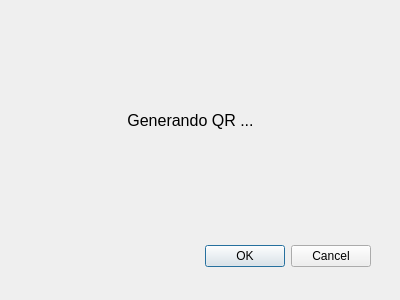
<?xml version="1.0" encoding="UTF-8"?>
<ui version="4.0">
 <class>QRWhatsapp</class>
 <widget class="QDialog" name="QRWhatsapp">
  <property name="geometry">
   <rect>
    <x>0</x>
    <y>0</y>
    <width>400</width>
    <height>300</height>
   </rect>
  </property>
  <property name="windowTitle">
   <string>Dialog</string>
  </property>
  <widget class="QDialogButtonBox" name="buttonBox">
   <property name="geometry">
    <rect>
     <x>30</x>
     <y>240</y>
     <width>341</width>
     <height>32</height>
    </rect>
   </property>
   <property name="orientation">
    <enum>Qt::Orientation::Horizontal</enum>
   </property>
   <property name="standardButtons">
    <set>QDialogButtonBox::StandardButton::Cancel|QDialogButtonBox::StandardButton::Ok</set>
   </property>
  </widget>
  <widget class="QLabel" name="lblQr">
   <property name="geometry">
    <rect>
     <x>80</x>
     <y>10</y>
     <width>221</width>
     <height>221</height>
    </rect>
   </property>
   <property name="font">
    <font>
     <pointsize>12</pointsize>
    </font>
   </property>
   <property name="text">
    <string>Generando QR ...</string>
   </property>
   <property name="alignment">
    <set>Qt::AlignmentFlag::AlignCenter</set>
   </property>
  </widget>
 </widget>
 <resources/>
 <connections>
  <connection>
   <sender>buttonBox</sender>
   <signal>accepted()</signal>
   <receiver>QRWhatsapp</receiver>
   <slot>accept()</slot>
   <hints>
    <hint type="sourcelabel">
     <x>248</x>
     <y>254</y>
    </hint>
    <hint type="destinationlabel">
     <x>157</x>
     <y>274</y>
    </hint>
   </hints>
  </connection>
  <connection>
   <sender>buttonBox</sender>
   <signal>rejected()</signal>
   <receiver>QRWhatsapp</receiver>
   <slot>reject()</slot>
   <hints>
    <hint type="sourcelabel">
     <x>316</x>
     <y>260</y>
    </hint>
    <hint type="destinationlabel">
     <x>286</x>
     <y>274</y>
    </hint>
   </hints>
  </connection>
 </connections>
</ui>
